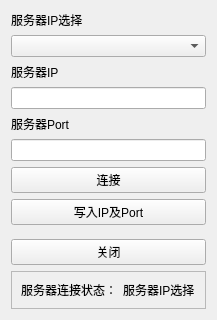
<?xml version="1.0" encoding="UTF-8"?>
<ui version="4.0">
 <class>NetAssistantWin</class>
 <widget class="QWidget" name="NetAssistantWin">
  <property name="geometry">
   <rect>
    <x>0</x>
    <y>0</y>
    <width>217</width>
    <height>320</height>
   </rect>
  </property>
  <property name="windowTitle">
   <string>Form</string>
  </property>
  <layout class="QVBoxLayout" name="verticalLayout">
   <item>
    <widget class="QLabel" name="label">
     <property name="text">
      <string>服务器IP选择</string>
     </property>
    </widget>
   </item>
   <item>
    <widget class="QComboBox" name="comboBox"/>
   </item>
   <item>
    <widget class="QLabel" name="label_2">
     <property name="text">
      <string>服务器IP</string>
     </property>
    </widget>
   </item>
   <item>
    <widget class="QLineEdit" name="lineEdit"/>
   </item>
   <item>
    <widget class="QLabel" name="label_3">
     <property name="text">
      <string>服务器Port</string>
     </property>
    </widget>
   </item>
   <item>
    <widget class="QLineEdit" name="lineEdit_2"/>
   </item>
   <item>
    <widget class="QPushButton" name="ConnectBtn">
     <property name="text">
      <string>连接</string>
     </property>
    </widget>
   </item>
   <item>
    <widget class="QPushButton" name="WriteIPAndPortBtn">
     <property name="text">
      <string>写入IP及Port</string>
     </property>
    </widget>
   </item>
   <item>
    <spacer name="verticalSpacer">
     <property name="orientation">
      <enum>Qt::Vertical</enum>
     </property>
     <property name="sizeHint" stdset="0">
      <size>
       <width>20</width>
       <height>43</height>
      </size>
     </property>
    </spacer>
   </item>
   <item>
    <widget class="QPushButton" name="CloseWinBtn">
     <property name="text">
      <string>关闭</string>
     </property>
    </widget>
   </item>
   <item>
    <widget class="QFrame" name="frame">
     <property name="frameShape">
      <enum>QFrame::StyledPanel</enum>
     </property>
     <property name="frameShadow">
      <enum>QFrame::Raised</enum>
     </property>
     <layout class="QHBoxLayout" name="horizontalLayout">
      <item>
       <widget class="QLabel" name="label_4">
        <property name="text">
         <string>服务器连接状态：</string>
        </property>
       </widget>
      </item>
      <item>
       <widget class="QLabel" name="label_5">
        <property name="text">
         <string>服务器IP选择</string>
        </property>
       </widget>
      </item>
     </layout>
    </widget>
   </item>
  </layout>
 </widget>
 <resources/>
 <connections/>
</ui>
